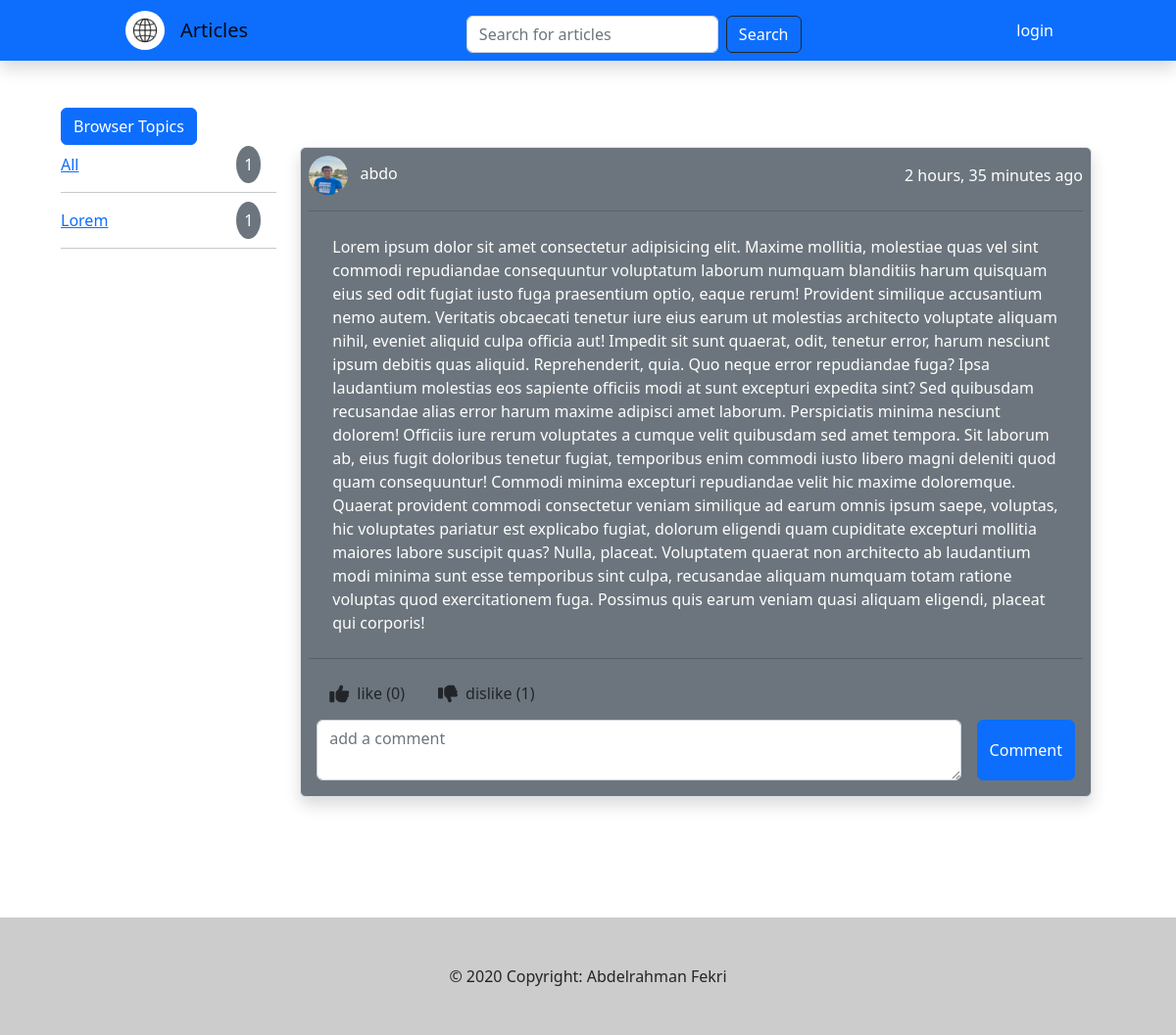
Page /details/34/ on the earlier database version.
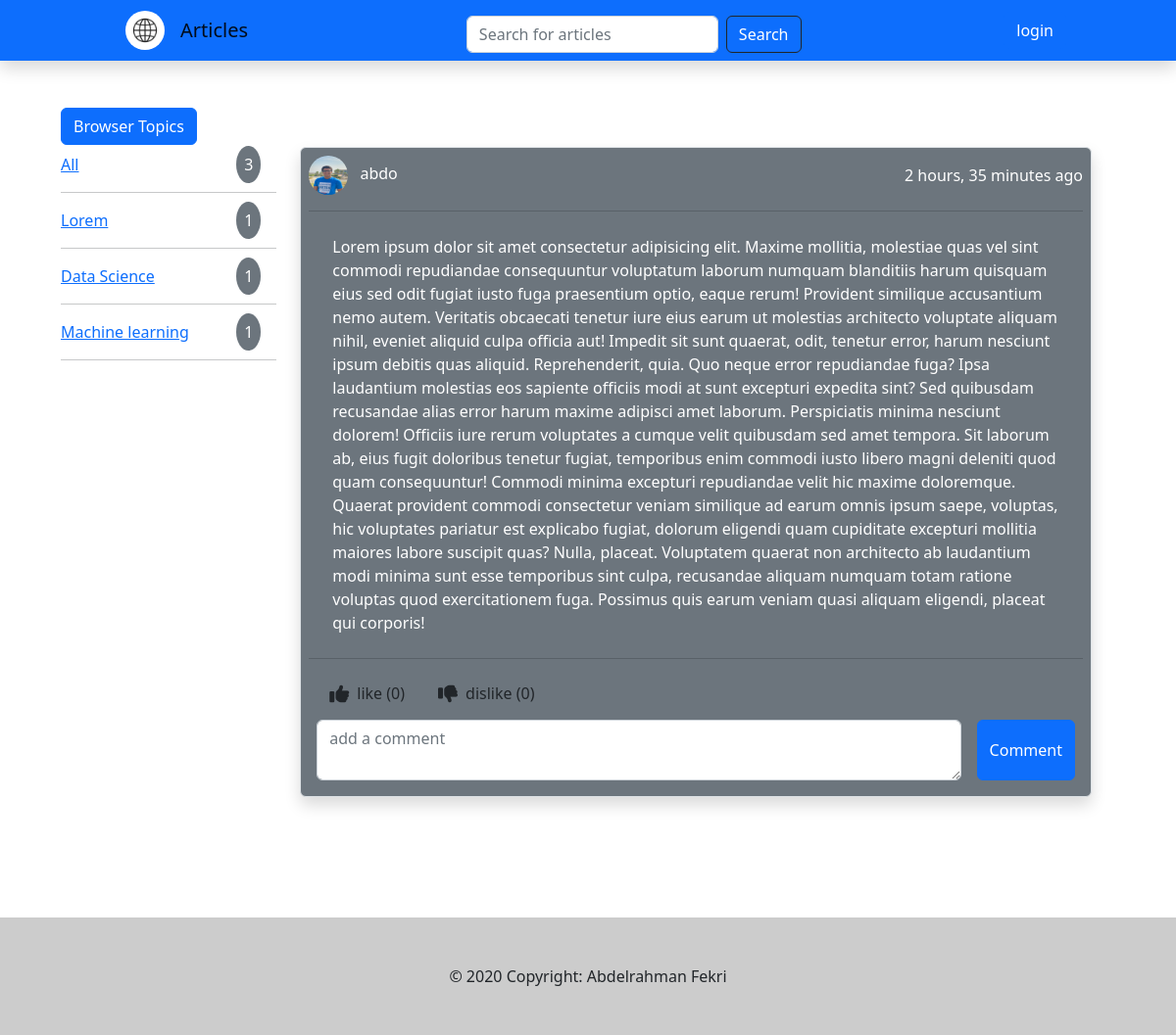
Same page on the later database version.
### Social/models.py (models this page shows, shortened)
class Topic(models.Model):
    Name = models.CharField(max_length=30)
    NoArticles = models.IntegerField(default=0)

class Article(models.Model):
    Topic = models.ForeignKey(Topic,on_delete=models.CASCADE)
    Content = models.TextField(max_length=1000)
    Owner = models.ForeignKey(User,on_delete=models.CASCADE,related_name="author")
    updated_at = models.DateTimeField(null=True,auto_now=True)
    created_at = models.DateTimeField(null=True,auto_now_add=True)
    noLike = models.PositiveIntegerField(default=0)
    noDislike = models.PositiveIntegerField(default=0)
    userLike = models.ManyToManyField(User,related_name="Users_like_article")
    userDisLike = models.ManyToManyField(User,related_name="User_dislike_article")
    class Meta:
        ordering = ('-updated_at','-created_at')

class User(AbstractUser):
    username = models.CharField(null=True,max_length=50)
    Avatar = models.ImageField(null=True,default='avatar.svg')
    email = models.EmailField(unique=True)
    USERNAME_FIELD = 'email'
    REQUIRED_FIELDS = ['username']

### Social/views.py (the view)
# urls.py: path('details/<str:pk>/',detailsView,name='details'),
def detailsView(request,pk):
    article = Article.objects.get(id = int(pk))
    topics = Topic.objects.all()
    comments = Comment.objects.filter(Article=article)
    noComments = comments.count()
    numberOfArticles = Article.objects.all().count()
    try:
        action = Like.objects.get(user=request.user,article=article)
        like = action.like
        dislike = not(like)
    except:
        like = False
        dislike = False
    allArticle = Article.objects.all().count()
    context = {"allArticle":allArticle,"like":like,"dislike":dislike,"article":article,"topics":topics,'comments':comments,"noComments":noComments,"NoArticle":numberOfArticles}
    return render(request,'Social/details.html',context)

### Social/templates/Social/details.html
{% extends 'main.html' %}
{% block content %}
<div class="container mw-100 d-flex mt-5 flex-column flex-md-row" style="width:1100px;">
    {%include 'Social/articleTopics.html'%}
    {%include 'Social/review.html' %}
</div>
{% endblock %}

### Social/templates/Social/articleTopics.html
<div class="mw-75 mb-3 m-0" style="width:300px">
    <button class="btn btn-primary" type="button" data-toggle="collapse" data-target="#collapseExample"
        aria-expanded="True" aria-controls="collapseExample">
        Browser Topics
    </button>
    <div class="collapse show" id="collapseExample">
        <div class="d-flex justify-content-between align-items-center my-2">
            <div>
                <a href="{% url 'home' %}"><span>All</span></a>
            </div>
            <div>
                <span class="bg-secondary rounded-circle me-3 p-2 text-white">{{allArticle}}</span>
            </div>
        </div>
        <hr>
        {% for i in topics %}
        <div class="d-flex justify-content-between align-items-center my-3">
            <a href="{% url 'home'%}?topic={{i.Name}}">
                <span>{{i.Name}}</span>
            </a>
            <div>
                <span class="bg-secondary rounded-circle me-3 p-2 text-white">{{i.NoArticles}}</span>
            </div>
        </div>
        <hr>
        {% endfor %}
    </div>
</div>

### Social/templates/Social/review.html (shortened to what this page needs)
{% load static %}
<div class="m-1 m-md-4 mw-100" style="width: 1100px;">
    <div class="bg-secondary shadow border rounded p-2 mt-3">
        <div class="d-flex align-items-center justify-content-between">
            <div>
                <img class="rounded rounded-circle" src="{%static article.Owner.Avatar.url%}" style="height:5vh;width:5vh;">
                <span class="m-2 text-white">{{article.Owner.username}}</span>
            </div>
            <div>
                <span class="text-white">{{article.created_at|timesince}} ago</span>
            </div>
        </div>
        <hr>
        <div class="m-1 m-md-4">
            <p class="text-break text-white">
                {{article.Content}}
            </p>
        </div>
        <hr>
        <div class="d-flex">
            {%if like%}
            <a href="{%url 'like' article.id%}" class="btn" style="color:blue"><i class="fa fa-thumbs-up fa-lg m-2" aria-hidden="true"></i>like ({{article.noLike}})</a>
            {%else%}
            <a href="{%url 'like' article.id%}" class="btn"><i class="fa fa-thumbs-up fa-lg m-2" aria-hidden="true"></i>like ({{article.noLike}})</a>
            {%endif%}
            {%if dislike%}
            <a href="{%url 'dislike' article.id%}" class="btn" style="color:red"><i class="fa fa-thumbs-down fa-lg m-2" aria-hidden="true"></i>dislike ({{article.noDislike}})</a>
            {%else%}
            <a href="{%url 'dislike' article.id%}" class="btn"><i class="fa fa-thumbs-down fa-lg m-2" aria-hidden="true"></i>dislike ({{article.noDislike}})</a>
            {%endif%}
        </div>
        <div>
            <form action="{% url 'addComment' article.id%}" method="POST">
                <div class="d-flex">
                    <textarea name="comment" maxlength="200" required class="form-control m-2" rows="2"
                        placeholder="add a comment"></textarea>
                    <input class="btn btn-primary m-2" type="submit" value="Comment">
                </div>
            </form>
        </div>
    </div>
    <div>
        <h6 class="text-white mt-4">Comments <span class="me-3 text-white">({{noComments}})</span></h6>
    </div>
</div>

Differences in the rows shown:
added Topic: Name "Data Science", NoArticles "1"
added Topic: Name "Machine learning", NoArticles "1"
changed Article "abdo": noDislike "1" → "0"
Other differences:
{{ allArticle }}: "1" → "3"
